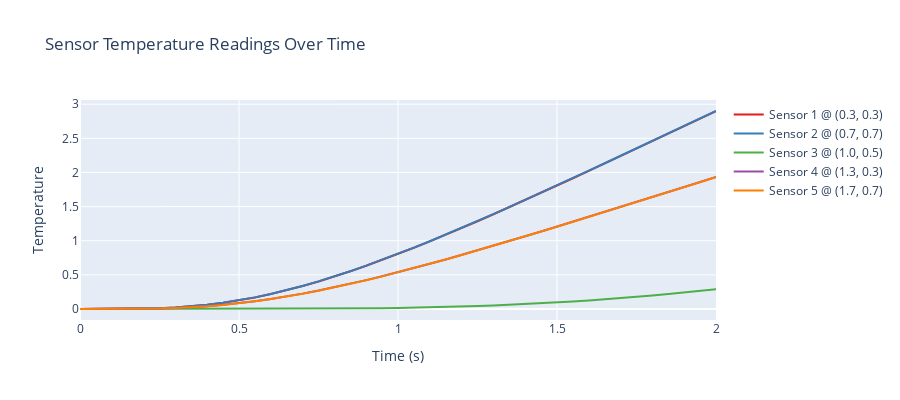

Here is the notebook cell this chart was saved with:
### Markdown cell above
## 2. Sensor Readings Over Time

This is what we observe - just the temperature at sensor locations.

### Code cell
# Plot sensor readings
fig = go.Figure()

colors = px.colors.qualitative.Set1
for i in range(sensors_xy.shape[0]):
    fig.add_trace(go.Scatter(
        x=times,
        y=Y[:, i],
        mode='lines',
        name=f'Sensor {i+1} @ ({sensors_xy[i,0]:.1f}, {sensors_xy[i,1]:.1f})',
        line=dict(color=colors[i % len(colors)], width=2)
    ))

fig.update_layout(
    title='Sensor Temperature Readings Over Time',
    xaxis_title='Time (s)',
    yaxis_title='Temperature',
    height=400,
    hovermode='x unified'
)

fig.show()
